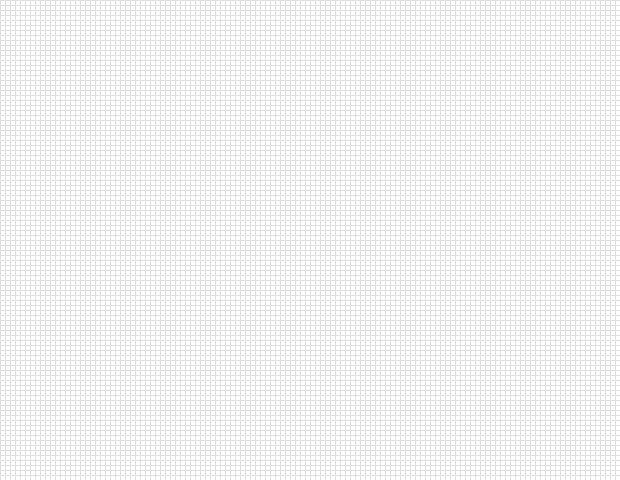
Frame 1 (no input)
Frame 60 (the mouse pressed at the canvas centre just before this capture): identical to frame 1, image omitted
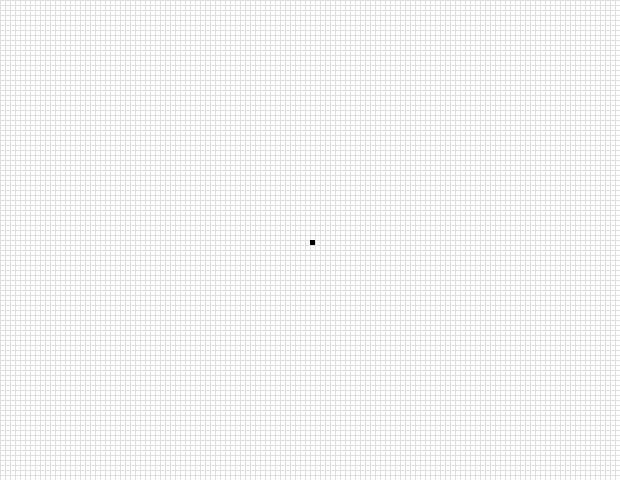
Frame 120 (the mouse held since frame 60 and released just before this capture)

The Processing sketch that drew these frames (run headless with seeded random() and noise(); from frame 60 on, the mouse is pressed at the canvas centre):

// Processing sketch: VIII_2_Game_Of_Life
// ── VIII_2_Game_Of_Life.pde
GOL gol;
boolean start = false;
int wid = 5;
int i = 0;

void setup() {
  size(620, 480);
  frameRate(60);
  gol = new GOL();
}

void keyPressed() {
  start = !start;
}
void draw() {
  if(mousePressed) {
  int x = (int)mouseX/wid;
  int y = (int)mouseY/wid;
  gol.giveLife(x, y);
  }
  if(start && i%15 == 0) gol.generate();
  i++;
  gol.display();
}
// ── GOL.pde
class GOL {
  int w = wid;
  int colls, rows;
  int[][] board;  
  
  GOL() {
    colls = width / w;
    rows = height / w;
    board = new int[colls][rows];
  }
  
  void generate() {
    int[][] next = new int[colls][rows];
    
    for(int x = 1; x < colls - 1; x++) {
      for(int y = 1; y < rows - 1; y++) {
         int neighbors = 0;
         for(int i = -1; i <= 1; i++)
           for(int j = -1; j <= 1; j++)
             neighbors += board[x+i][y+j];
         neighbors -= board[x][y];
         //Life Goals
         if(board[x][y] == 1 && (neighbors < 2 || neighbors > 3)) next[x][y] = 0;
         else if(board[x][y] == 0 && neighbors == 3) next[x][y] = 1;
         else next[x][y] = board[x][y];      
      }
    }
    board = next;
  }
  
  void giveLife(int x, int y) {
    if(x >= 0 && y >= 0 && x < colls && y < rows) board[x][y] = 1;
  }
  
  void display() {
    for(int i = 0; i < colls; i++) {
      for(int j = 0; j < rows; j++) {
        if (board[i][j] == 1) fill(0);
        else fill(255);
        strokeWeight(0);
        rect(i*w, j*w, w, w);
      }
    }
    
    
  }
  
}
